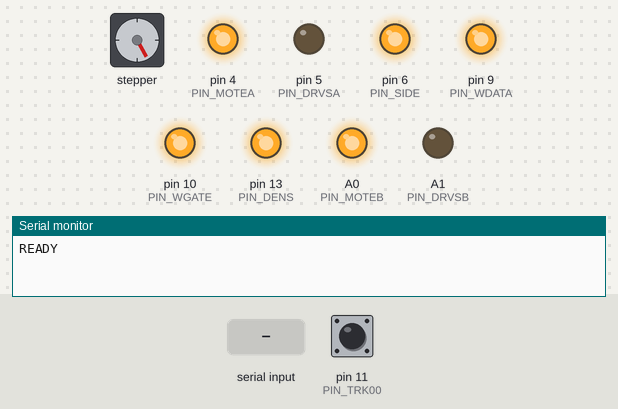
Simulated run of this sketch. Board: Arduino Uno, built with avr-gcc and run on an emulated ATmega328P. Parts: stepper motor, output pins drawn as LEDs (lit = HIGH), the last lines printed to the serial monitor. Wiring (inferred from the names in the program): stepper motor driver (200 steps per turn assumed): step pin 2; direction pin 3. Inputs (shaded band) come from the test bench; at power-on: pin 11 (PIN_TRK00) HIGH. Pins used as bus, display or sensor lines are not drawn.

Above: at 1.6 s.
1.7 s: "Z90\n" received over Serial
At 3.2 s:
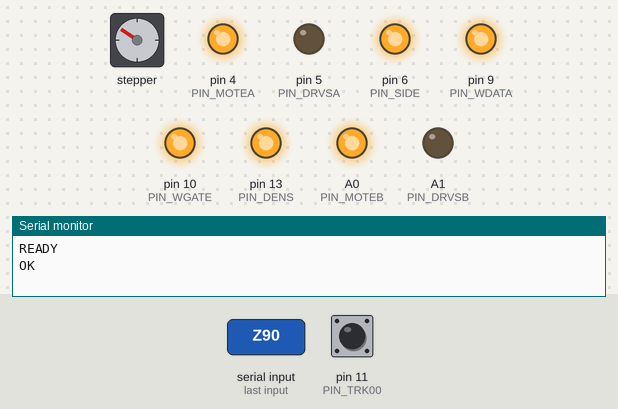
3.5 s: "F90\n" received over Serial
At 3.96 s:
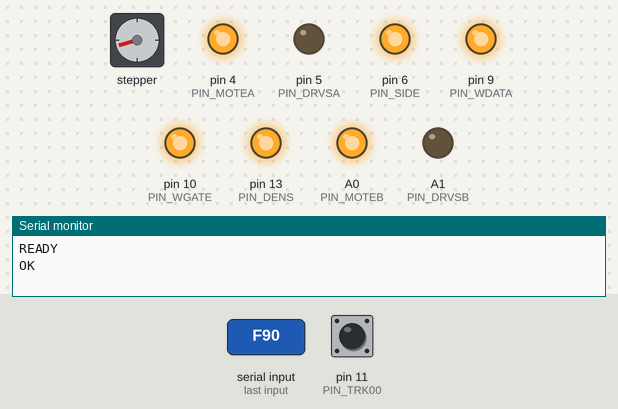
At 4.58 s:
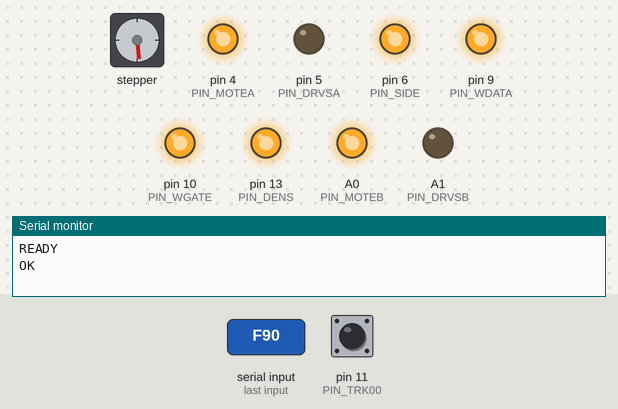
6.5 s: "Z,45\n" received over Serial
9.5 s: "90,45\n" received over Serial
12.5 s: "Z\n" received over Serial
Timing chart, 0 to 19.6 s (numbered marks = the images above; inputs shaded):
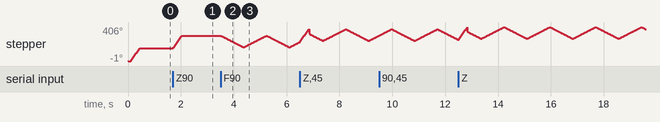

Measured:
- after the input at 1.7 s, stepper: turns 153° clockwise in 0.34 s, starting at once
- after the input at 3.5 s, stepper: turns 139° counter-clockwise in 0.84 s, then 137° clockwise in 0.82 s, then 137° counter-clockwise in 0.82 s, then 61° clockwise in 0.36 s

The sketch:

fdd_play.ino
```cpp
// フロッピードライブ楽器（ストリーミング再生版）
// PCから "F<周波数>\n" を送ると、その周波数でヘッドを動かし続ける。F0 で無音。
// 音符の長さはPC側が管理するので、曲の再生に向く。
// 配線は fdd_test.ino / ArduinoFDC と同じ。書き込み系の信号は使わない。

const uint8_t PIN_STEP   = 2;   // FDD 20
const uint8_t PIN_DIR    = 3;   // FDD 18
const uint8_t PIN_MOTEA  = 4;   // FDD 10
const uint8_t PIN_DRVSA  = 5;   // FDD 14
const uint8_t PIN_SIDE   = 6;   // FDD 32
const uint8_t PIN_INDEX  = 7;   // FDD 8
const uint8_t PIN_WDATA  = 9;   // FDD 22 （HIGH固定）
const uint8_t PIN_WGATE  = 10;  // FDD 24 （HIGH固定＝書き込み禁止）
const uint8_t PIN_TRK00  = 11;  // FDD 26
const uint8_t PIN_DENS   = 13;  // FDD 2
const uint8_t PIN_MOTEB  = A0;  // FDD 16
const uint8_t PIN_DRVSB  = A1;  // FDD 12

const int16_t MAX_TRACK = 78;

int8_t  dir = +1;
int16_t track = 0;
uint32_t stepPeriod = 0;   // 0 = 無音
uint32_t nextStep = 0;

char buf[12];
uint8_t blen = 0;

void outHigh(uint8_t p) { digitalWrite(p, HIGH); pinMode(p, OUTPUT); }

inline void stepOnce() {
  if (track >= MAX_TRACK) { dir = -1; digitalWrite(PIN_DIR, HIGH); }
  else if (track <= 0)    { dir = +1; digitalWrite(PIN_DIR, LOW); }
  digitalWrite(PIN_STEP, LOW);
  delayMicroseconds(3);
  digitalWrite(PIN_STEP, HIGH);
  track += dir;
}

void recalibrate() {
  digitalWrite(PIN_DIR, HIGH);
  for (uint8_t i = 0; i < 85; i++) {
    if (digitalRead(PIN_TRK00) == LOW) break;
    digitalWrite(PIN_STEP, LOW); delayMicroseconds(3); digitalWrite(PIN_STEP, HIGH);
    delay(4);
  }
  track = 0; dir = +1; digitalWrite(PIN_DIR, LOW);
}

void setFreq(uint16_t f) {
  if (f < 20 || f > 2000) { stepPeriod = 0; return; }
  stepPeriod = 1000000UL / f;
  nextStep = micros() + stepPeriod;
}

void setup() {
  outHigh(PIN_STEP); outHigh(PIN_DIR); outHigh(PIN_MOTEA); outHigh(PIN_DRVSA);
  outHigh(PIN_SIDE); outHigh(PIN_WDATA); outHigh(PIN_WGATE); outHigh(PIN_DENS);
  outHigh(PIN_MOTEB); outHigh(PIN_DRVSB);
  pinMode(PIN_INDEX, INPUT_PULLUP); pinMode(PIN_TRK00, INPUT_PULLUP);

  Serial.begin(115200);
  digitalWrite(PIN_DRVSA, LOW); digitalWrite(PIN_DRVSB, LOW);   // 選択したまま
  delay(100);
  recalibrate();
  Serial.println(F("READY"));
}

void loop() {
  if (stepPeriod && (int32_t)(micros() - nextStep) >= 0) {
    stepOnce();
    nextStep += stepPeriod;
  }

  while (Serial.available()) {
    char c = Serial.read();
    if (c == '\n' || c == '\r') {
      if (blen) {
        buf[blen] = 0;
        if (buf[0] == 'F') setFreq(atoi(buf + 1));
        else if (buf[0] == 'Z') { recalibrate(); Serial.println(F("OK")); }
        blen = 0;
      }
    } else if (blen < sizeof(buf) - 1) {
      buf[blen++] = c;
    }
  }
}
```
